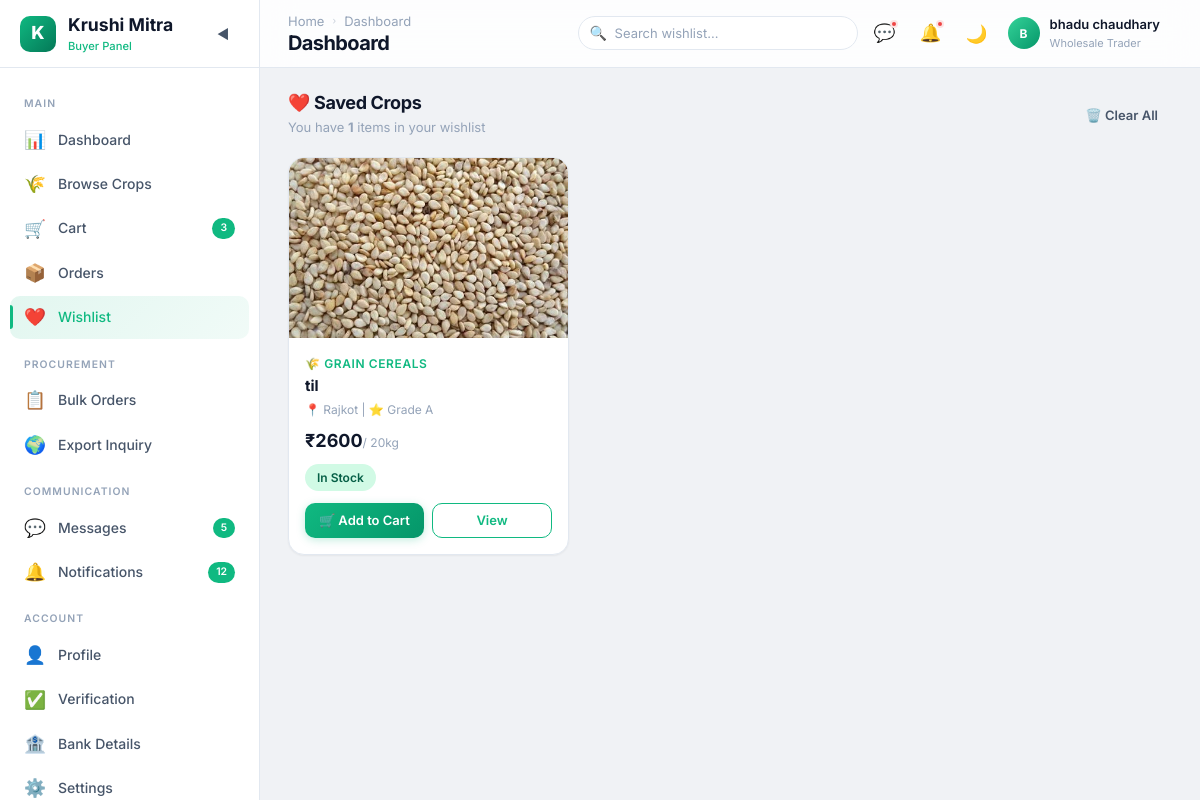
The app's page /buyer/wishlist/ (signed in), older data.
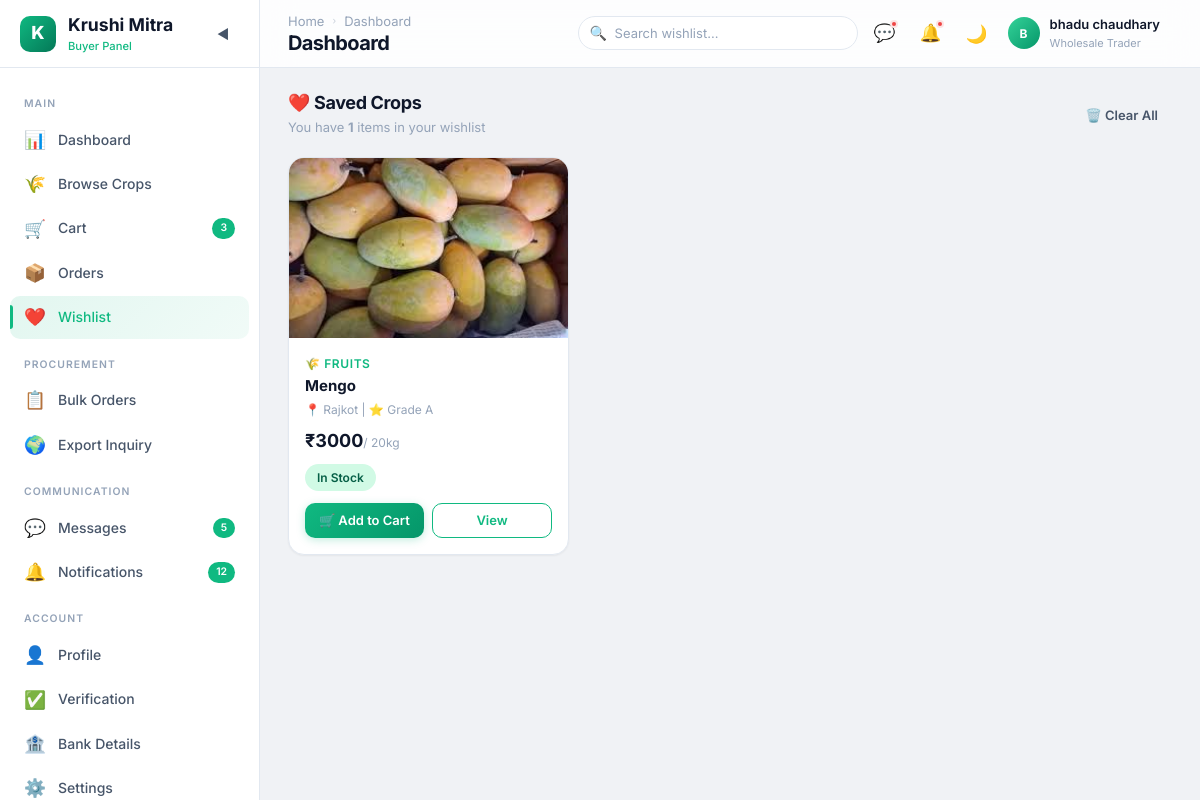
The same page, newer data.
### buyer/models.py (models this page shows, shortened)
class saved(models.Model):
    user = models.ForeignKey(Buyer, on_delete=models.CASCADE, related_name='saved_by')
    crop = models.ForeignKey(crop,on_delete=models.SET_NULL,null=True)
    created_at = models.DateTimeField(auto_now_add=True)

### farmer/models.py (models this page shows, shortened)
class crop(models.Model):
    CATEGORY_CHOICES = (
        ('grain cereals', 'Grain cereals'),
        ('vegetables', 'Vegetables'),
        ('fruits', 'Fruits'),
        ('pulses', 'Pulses'),
        ('spices', 'Spices'),
        ('cotton', 'Cotton'),
    )
    user = models.ForeignKey(User,on_delete=models.CASCADE,related_name="seller")
    cropname = models.CharField(max_length=20)
    category = models.CharField(max_length=20 , choices = CATEGORY_CHOICES)
    quantity = models.IntegerField()
    price = models.IntegerField()
    description = models.TextField(null=True, blank=True)
    image = models.FileField(upload_to='crop/images/', null=True, blank=True)
    is_approved = models.BooleanField(default=False)
    created_at = models.DateTimeField(auto_now_add=True)

class User(AbstractUser):
    ROLE_CHOICES = (
        ('Farmer', 'Farmer'),
        ('Buyer', 'Buyer'),
        ('Subadmin', 'Subadmin')
    )
    name = models.CharField(max_length=255)
    role = models.CharField(max_length=20, choices=ROLE_CHOICES)
    email = models.EmailField(unique=True,blank=True, null=True)
    city = models.CharField(max_length=100, blank=True, null=True)
    contact = models.CharField(max_length=10, unique=True , blank=True, null=True)
    password = models.CharField(max_length=128)
    is_active = models.BooleanField(default=False)

### farmer/views.py (the view)
        def wrapper(request, *args, **kwargs):
            if "contact" in request.session:
                try:
                    user = User.objects.get(contact=request.session['contact'])
                    request.uid = user
                    if user.role not in allowed_roles:
                        messages.error(request, "Access Denied")
                        return redirect('login')
                    return view_function(request, *args, **kwargs)
                except User.DoesNotExist:
                    return redirect('login')
            return redirect('login')

### buyer/views.py (called while the page is built)
@check_login(['Buyer'])
def buyer_wishlist(request):
    uid = request.uid
    buyr = Buyer.objects.get(user=uid)
    saved_crops = saved.objects.filter(user=buyr)
    total_saved = len(saved_crops)
    context={'saved_crops':saved_crops,'total_saved':total_saved,'uid':uid}
    return render(request, "buyer/wishlist.html",context)

### farmer/views.py (called while the page is built)
def check_login(allowed_roles):
    def decorator(view_function):
        def wrapper(request, *args, **kwargs):
            if "contact" in request.session:
                try:
                    user = User.objects.get(contact=request.session['contact'])
                    request.uid = user
                    if user.role not in allowed_roles:
                        messages.error(request, "Access Denied")
                        return redirect('login')
                    return view_function(request, *args, **kwargs)
                except User.DoesNotExist:
                    return redirect('login')
            return redirect('login')
        return wrapper
    return decorator

### buyer/templates/buyer/wishlist.html (shortened to what the changed rows need)
<!DOCTYPE html>
{% load static %}
<html lang="en" data-theme="light">
<head>
  <link rel="stylesheet" href="{% static 'buyer/css/style.css' %}">
  <link rel="stylesheet" href="{% static 'buyer/css/wishlist.css' %}">
</head>
<body>
  <div class="app-layout">
    <div class="main-wrapper">
      <header class="navbar">
        <div class="navbar-left"><button class="mobile-menu-btn">☰</button>
          <div>
            <h1 class="page-title">My Wishlist</h1>
          </div>
        </div>
      </header>
      <main class="main-content">
        <div class="section-header page-reveal">
          <div>
            <h2 class="section-title">❤️ Saved Crops</h2>
          </div>
        </div>
        <div class="wishlist-grid page-reveal">
          {%for saved_crop in saved_crops%}
          <div class="wishlist-card card card-float">
            <div class="wishlist-img"><img src="{{saved_crop.crop.image.url}}" alt="{{saved_crop.crop.cropname}}"></div>
            <div class="wishlist-body">
              <div class="wishlist-category">🌾 {{saved_crop.crop.category}}</div>
              <h4 class="wishlist-name">{{saved_crop.crop.cropname}}</h4>
              <div class="wishlist-meta">📍 {{saved_crop.crop.user.city}} | ⭐ Grade A</div>
              <div class="wishlist-price">₹{{saved_crop.crop.price}}<span class="price-unit">/ 20kg</span></div>
              {%if saved_crop.crop.quantity >= 10%}
              <div class="wishlist-stock"><span class="badge badge-approved">In Stock</span></div>
              {%elif saved_crop.crop.quantity == 0 %}
              <div class="wishlist-stock"><span class="badge badge-pending" style="background-color: red;">Out of
                  Stock</span></div>
              {%else%}
              <div class="wishlist-stock"><span class="badge badge-pending">Low Stock</span></div>
              {%endif%}
              <div class="wishlist-actions">
                <a href="{% url 'buyer_cart' %}" class="btn btn-primary btn-sm flex-1">🛒 Add to Cart</a>
                <a href="{% url 'buyer_crop_details' pk=1 %}" class="btn btn-outline btn-sm flex-1">View</a>
              </div>
            </div>
          </div>
          {%endfor%}
        </div>
      </main>
    </div>
  </div>
</body>
</html>

Row changes from the older to the newer data that the page shows:
removed saved: crop.image (picture), crop.category "GRAIN CEREALS", crop.cropname "til", crop.user.city "Rajkot", crop.price "2600", shows "In Stock"
added saved: crop.image (picture), crop.category "FRUITS", crop.cropname "Mengo", crop.user.city "Rajkot", crop.price "3000", shows "In Stock"
